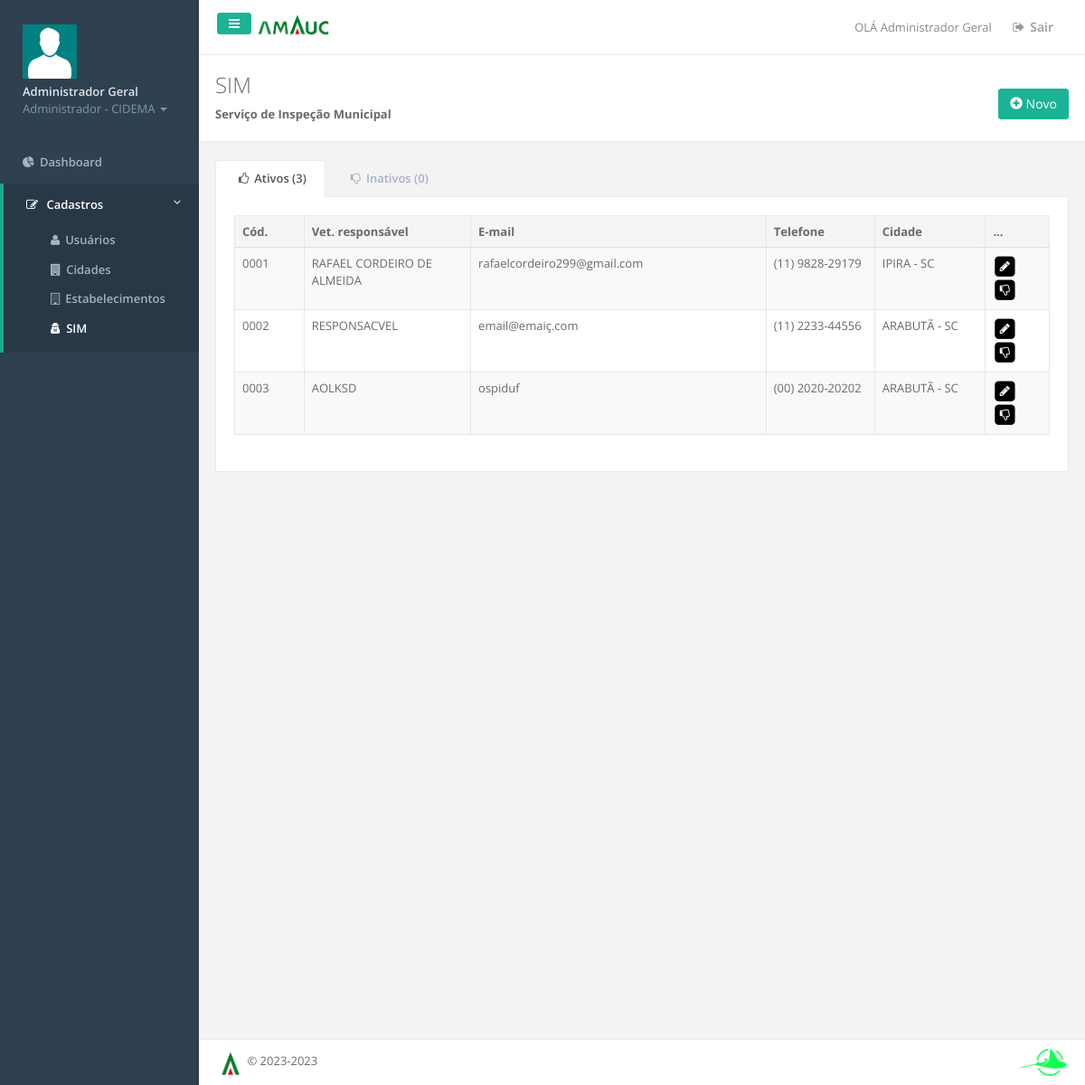
/?module=cadastro&acao=lista_sim (signed in), run on the app's committed database.
### tables this page shows
CREATE TABLE `usuario_permissao` (
  `upe_cod` int(11) NOT NULL,
  `upe_descricao` text NOT NULL,
  `upe_situacao` int(11) NOT NULL
);

CREATE TABLE `sim` (
  `sim_cod` int(11) NOT NULL,
  `sim_titulo` text NOT NULL,
  `sim_responsavel` text NOT NULL,
  `sim_email` text NOT NULL,
  `sim_telefone` text NOT NULL,
  `cid_cod` int(11) NOT NULL,
  `sim_plano` text NOT NULL,
  `sim_situacao` int(11) NOT NULL DEFAULT 1
);

CREATE TABLE `cidade` (
  `cid_cod` int(11) NOT NULL,
  `cid_nome` varchar(100) NOT NULL,
  `est_uf` varchar(2) NOT NULL,
  `cid_situacao` int(11) NOT NULL DEFAULT 1
);

### application/cadastro/index.php (called while the page is built, shortened)
<?php
	class IndexCommand implements Command {
		public function execute() {
			require_once 'application/template/default.php';
		}
	}
?>

### index.php (called while the page is built, shortened)
<?php
	try {
	    $factory = new Command_Factory();
	    $factory->createCommand()->execute();
	} catch (Exception_Pagenotfound $ep) {
	    echo '<h1>ERRO 404 - Página não encontrada</h1>';
	} catch (Exception $e) {
	    echo '<h1>ERRO 500 - Erro na execução</h1>';
	}
?>

### application/incs/validateUser.inc.php (called while the page is built)
<?php
		require_once 'library/DataManipulation.php';
		$data  = new DataManipulation();
		$userConfig['id'] = $_SESSION['sim_userId'];
		$sql = "SELECT *
				FROM usuario
				WHERE usu_cod = '".$userConfig['id']."'";
		$paramsUsers = $data->find('dynamic',$sql);
?>

### library/DataManipulation.php (called while the page is built, shortened)
<?php
require_once 'DataSet.php';
class DataManipulation{
	function find($type=false,$params=false,$order=false){
		$dataset = new DataSet();
		switch($type){
			case 'dynamic':
				$sql = $params;
			break;
		}
		return $dataset->listRecord($sql);
	}
}
?>

### library/DataSet.php (called while the page is built, shortened)
<?php
	require_once 'MySql.php';
    class DataSet{
		function listRecord($sql){
			$database = new MySql();
			$result = $database->executeQuery($sql);
			for($i = 0;$i < $database->countFields($result);$i++){
				$campo = $database->fieldName($result,$i);
				$array[$campo->name] = $campo->name;
			}
			for($i = 0;$i < $database->countLines($result);$i++){
				foreach($array as $lista){
					$retorno[$i][$lista] = $database->result($result, $i,$lista);
				}
			}
			return $retorno;
		}
    }
?>

### library/MySql.php (called while the page is built, shortened)
<?php
class MySql
{
    function connOpen()
    {
        $server   = 'localhost';
		$user     = 'root';
		$passw	  = '';
		$database = 'simweb';
		$this->conn = mysqli_connect($server, $user, $passw, $database);
        mysqli_set_charset($this->conn, "utf8");
    }
    function executeQuery($sql,$param=false)
    {
        $this->result = mysqli_query($this->conn, $sql);
            return $this->result;
    }
    function countLines($array)
    {
        return @mysqli_num_rows($array);
    }
    function result($result, $i, $field){
        if (mysqli_data_seek($result, $i)) {
            $row = mysqli_fetch_assoc($result);
            return $row[$field];
        }
    }
    function countFields($array){
        return @mysqli_num_fields($array);
    }
    function fieldName($array,$num){
        return mysqli_fetch_field($array);
    }
}
?>

### application/incs/header.inc.php (called while the page is built, shortened)
<?php require_once 'validateUser.inc.php'; ?>

### application/cadastro/view/sim/lista.inc.php (the view, shortened to what this page needs)
<?php
    $sql = "SELECT s.*, c.cid_nome, c.est_uf FROM sim AS s INNER JOIN cidade AS c ON (c.cid_cod = s.cid_cod) WHERE sim_situacao = 1 ";
    $ati = $data->find('dynamic', $sql);
    $sql = "SELECT s.*, c.cid_nome FROM sim AS s INNER JOIN cidade AS c ON (c.cid_cod = s.cid_cod) WHERE sim_situacao = 0";
    $ina = $data->find('dynamic', $sql);
?>
<div class="row wrapper border-bottom white-bg page-heading">
    <div class="col-lg-6 col-xs-6">
        <h2>SIM</h2>
        <ol class="breadcrumb">
            <li class="active">
                <strong>Serviço de Inspeção Municipal</strong>
            </li>
        </ol>
    </div>
    <div class="col-lg-6 col-xs-6" style="text-align:right;">
        <br /><br />
        <a href="?module=cadastro&acao=novo_sim" class="btn btn-primary" style="height: 34px;">
            <span class="glyphicon glyphicon-plus-sign"></span> <span class="hidden-xs hidden-sm">Novo</span>
        </a>
    </div>
</div>
<div class="wrapper wrapper-content animated fadeInRight">
    <div class="row">
        <div class="col-lg-12">
            <div class="tabs-container">
                <ul class="nav nav-tabs">
                    <li class="active"><a data-toggle="tab" href="#tab-1"><i class="fa fa-thumbs-o-up"></i>Ativos (<?php echo count($ati); ?>)</a></li>
                    <li class=""><a data-toggle="tab" href="#tab-2"><i class="fa fa-thumbs-o-down"></i>Inativos (<?php echo count($ina); ?>)</a></li>
                </ul>
                <div class="tab-content">
                    <div id="tab-1" class="tab-pane active">
                        <div class="panel-body">
                            <div class="table-responsive" style="overflow-x: initial;">
                                <br class="hidden-md hidden-lg" />
                                <table class="table table-striped table-bordered table-hover dataTables-example">
                                    <thead>
                                        <tr>
                                            <th style="width:10px;">Cód.</th>
                                            <th style="width:80px;">Vet. responsável</th>
                                            <th style="width:10px;">E-mail</th>
                                            <th style="width:10px;">Telefone</th>
                                            <th style="width:10px;">Cidade</th>
                                            <th style="width:10px;">...</th>
                                        </tr>
                                    </thead>
                                    <tbody>
                                        <?php
                                        for ($i = 0; $i < count($ati); $i++) {
                                            echo '
                                                <tr>
                                                    <td>' . str_pad($ati[$i]['sim_cod'], 4, '0', STR_PAD_LEFT) . '</td>
                                                    <td>' . $ati[$i]['sim_responsavel'] . '</td>
                                                    <td>' . $ati[$i]['sim_email'] . '</td>
                                                    <td>' . $ati[$i]['sim_telefone'] . '</td>
                                                    <td>' . $ati[$i]['cid_nome'].' - '.$ati[$i]['est_uf'] . '</td>
                                                    <td>
                                                        <a href="#" onclick="nextPage(\'?module=cadastro&acao=edita_sim\', ' . $ati[$i]['sim_cod'] . ')">
                                                            <span class="fa-stack">
                                                                <i class="fa fa-square fa-stack-2x"></i>
                                                                <i class="fa fa-pencil fa-stack-1x fa-inverse"></i>
                                                            </span>
                                                        </a>
                                                        <a href="#" onClick=\'inativar("' . $ati[$i]['sim_cod'] . '", "' . $ati[$i]['sim_cod'] . '");\' title="Inativar SIM" style="text-decoration:none;">
                                                            <span class="fa-stack">
                                                                <i class="fa fa-square fa-stack-2x"></i>
                                                                <i class="fa fa-thumbs-o-down fa-stack-1x fa-inverse"></i>
                                                            </span>
                                                        </a>
                                                    </td>
                                                </tr>
                                            ';
                                        }
                                        ?>
                                    </tbody>
                                </table>
                            </div>
                        </div>
                    </div>
                </div>
            </div>
        </div>
    </div>
    <br />

### application/incs/menu.inc.php (shortened to what this page needs)
<?php
    $sql = "SELECT upe_descricao FROM usuario_permissao WHERE upe_cod = ".$_SESSION['sim_userPermissao'];
    $permissao = $data->find('dynamic', $sql);
?>
<nav class="navbar-default navbar-static-side" role="navigation">
    <div class="sidebar-collapse">
        <ul class="nav" id="side-menu">
            <li class="nav-header" style="padding: 27px 25px;">
                <div class="dropdown profile-element">
                    <a title="Visualizar usuário" href="#" onClick="nextPage('?module=cadastro&acao=edita_usuario', <?php echo $_SESSION['sim_userId'];?>);" style="text-decoration:none;">
                	<span>
                        <div class="avatar" style="width:60px; height:60px;">
                            <br />
                        </div>
                    </span>
                    </a>
                    <a data-toggle="dropdown" class="dropdown-toggle" href="#">
                        <span class="clear">
                        	<span class="block m-t-xs"> <strong class="font-bold"><?php echo $_SESSION['sim_userName']; ?></strong></span>
                        	<span class="text-muted text-xs block"><?php echo $permissao[0]['upe_descricao']; ?> <b class="caret"></b></span>
                        </span>
                    </a>
                </div>
            </li>
            <?php
            	if($_GET['module']=='dashboard'){
            		echo '<li class="active">';
                    unset($item_sel);
                    $acao = explode('_',$_GET['acao']);
            	}else{
            		echo '<li>';
            	}
                echo '
                <a href="?module=dashboard&acao=lista"><i class="fa fa-pie-chart"></i><span class="nav-label">Dashboard</span></a>';
            ?>
            </li>
            <?php
            	if($_GET['module']=='cadastro'){
            		echo '<li class="active">';
                    unset($item_sel);
                    $acao = explode('_',$_GET['acao']);
                    switch ($acao[1]) {
                        case 'sim':
                            $item_sel[3] = 'class="active"';
                        break;
                    }
            	}else{
            		echo '<li>';
            	}
            	switch($_SESSION['sim_userPermissao']) {
            		case '1':
            			echo '
                        <a href="#"><i class="fa fa-edit"></i> <span class="nav-label">Cadastros</span> <span class="fa arrow"></span></a>
                        <ul class="nav nav-second-level">
                            <li '.$item_sel[0].' ><a href="?module=cadastro&acao=lista_usuario"><i class="fa fa-user" aria-hidden="true"></i>Usuários</a></li>
    	                    <li '.$item_sel[1].' ><a href="?module=cadastro&acao=lista_cidade"><i class="fa fa-building" aria-hidden="true"></i>Cidades</a></li>
                            <li '.$item_sel[2].' ><a href="?module=cadastro&acao=lista_estabelecimento"><i class="fa fa-building-o" aria-hidden="true"></i>Estabelecimentos</a></li>
                            <li '.$item_sel[3].' ><a href="?module=cadastro&acao=lista_sim"><i class="fa fa-user-secret" aria-hidden="true"></i>SIM</a></li>
                        </ul>';
                    break;
            	}
            ?>
            </li>
        </ul>
    </div>
</nav>

### application/script/css/system.css (style rules this page uses)
a { color: #000000; text-decoration: none; }

### data on the page
usuario_permissao: upe_descricao "Administrador - CIDEMA"
sim: sim_cod "0001", sim_responsavel "RAFAEL CORDEIRO DE ALMEIDA", sim_email "rafaelcordeiro299@gmail.com", sim_telefone "(11) 9828-29179", cidade.cid_nome "IPIRA", cidade.est_uf "SC"
sim: sim_cod "0002", sim_responsavel "RESPONSACVEL", sim_email "email@emaiç.com", sim_telefone "(11) 2233-44556", cidade.cid_nome "ARABUTÃ", cidade.est_uf "SC"
sim: sim_cod "0003", sim_responsavel "AOLKSD", sim_email "ospiduf", sim_telefone "(00) 2020-20202", cidade.cid_nome "ARABUTÃ", cidade.est_uf "SC"

### other printed values
$_SESSION['sim_userName'] "Administrador Geral"
count($ati) "3"
count($ina) "0"
